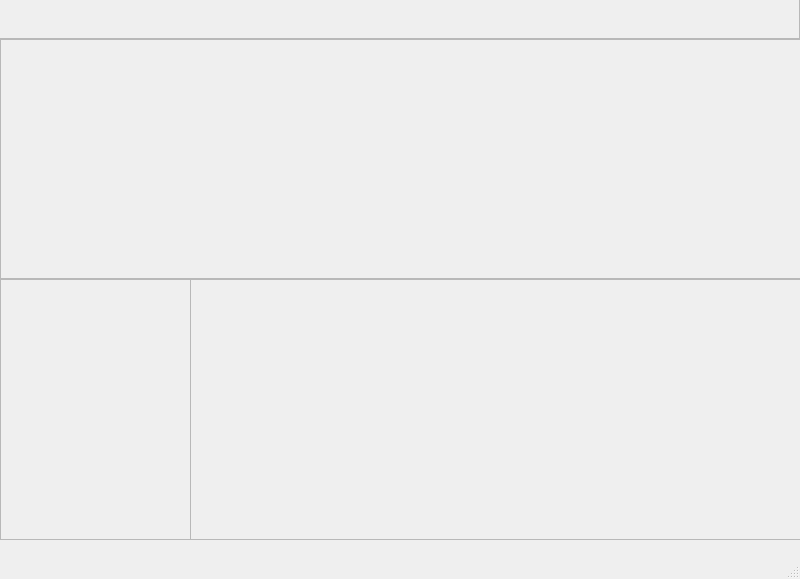
<?xml version="1.0" encoding="UTF-8"?>
<ui version="4.0">
 <class>MainWindow</class>
 <widget class="QMainWindow" name="MainWindow">
  <property name="geometry">
   <rect>
    <x>0</x>
    <y>0</y>
    <width>800</width>
    <height>579</height>
   </rect>
  </property>
  <property name="minimumSize">
   <size>
    <width>800</width>
    <height>579</height>
   </size>
  </property>
  <property name="maximumSize">
   <size>
    <width>800</width>
    <height>579</height>
   </size>
  </property>
  <property name="windowTitle">
   <string>MainWindow</string>
  </property>
  <widget class="QWidget" name="centralwidget">
   <widget class="QFrame" name="contentFrame">
    <property name="geometry">
     <rect>
      <x>190</x>
      <y>279</y>
      <width>611</width>
      <height>261</height>
     </rect>
    </property>
    <property name="minimumSize">
     <size>
      <width>0</width>
      <height>0</height>
     </size>
    </property>
    <property name="maximumSize">
     <size>
      <width>611</width>
      <height>311</height>
     </size>
    </property>
    <property name="frameShape">
     <enum>QFrame::StyledPanel</enum>
    </property>
    <property name="frameShadow">
     <enum>QFrame::Raised</enum>
    </property>
   </widget>
   <widget class="QFrame" name="headerFrame">
    <property name="geometry">
     <rect>
      <x>0</x>
      <y>39</y>
      <width>811</width>
      <height>240</height>
     </rect>
    </property>
    <property name="maximumSize">
     <size>
      <width>1000</width>
      <height>1000</height>
     </size>
    </property>
    <property name="autoFillBackground">
     <bool>false</bool>
    </property>
    <property name="frameShape">
     <enum>QFrame::StyledPanel</enum>
    </property>
    <property name="frameShadow">
     <enum>QFrame::Raised</enum>
    </property>
   </widget>
   <widget class="QFrame" name="tabFrame">
    <property name="geometry">
     <rect>
      <x>0</x>
      <y>279</y>
      <width>191</width>
      <height>261</height>
     </rect>
    </property>
    <property name="sizePolicy">
     <sizepolicy hsizetype="Preferred" vsizetype="Preferred">
      <horstretch>0</horstretch>
      <verstretch>0</verstretch>
     </sizepolicy>
    </property>
    <property name="minimumSize">
     <size>
      <width>0</width>
      <height>0</height>
     </size>
    </property>
    <property name="maximumSize">
     <size>
      <width>191</width>
      <height>1000</height>
     </size>
    </property>
    <property name="frameShape">
     <enum>QFrame::StyledPanel</enum>
    </property>
    <property name="frameShadow">
     <enum>QFrame::Raised</enum>
    </property>
   </widget>
   <widget class="QFrame" name="searchBarFrame">
    <property name="geometry">
     <rect>
      <x>-1</x>
      <y>-1</y>
      <width>801</width>
      <height>40</height>
     </rect>
    </property>
    <property name="minimumSize">
     <size>
      <width>0</width>
      <height>0</height>
     </size>
    </property>
    <property name="maximumSize">
     <size>
      <width>801</width>
      <height>61</height>
     </size>
    </property>
    <property name="frameShape">
     <enum>QFrame::StyledPanel</enum>
    </property>
    <property name="frameShadow">
     <enum>QFrame::Raised</enum>
    </property>
   </widget>
   <zorder>headerFrame</zorder>
   <zorder>tabFrame</zorder>
   <zorder>searchBarFrame</zorder>
   <zorder>contentFrame</zorder>
  </widget>
  <widget class="QMenuBar" name="menubar">
   <property name="geometry">
    <rect>
     <x>0</x>
     <y>0</y>
     <width>800</width>
     <height>21</height>
    </rect>
   </property>
  </widget>
  <widget class="QStatusBar" name="statusbar"/>
 </widget>
 <resources/>
 <connections/>
</ui>
